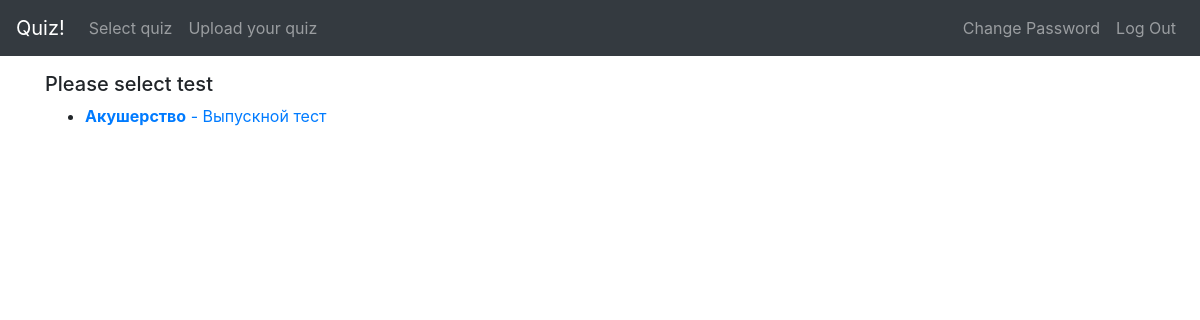
/quiz/select (signed in), run on an earlier commit of the app's database.
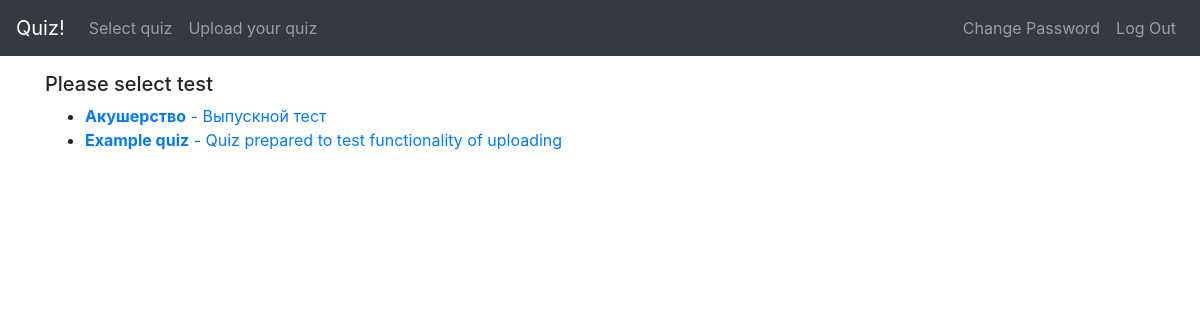
And on a later commit of the database.
### quiz/models.py (models this page shows, shortened)
class Quizzes(models.Model):
    name = models.TextField(unique = True, max_length = 250)
    url_name = models.SlugField(unique = True)
    description = models.TextField()
    max_weight = models.FloatField(null = True)
    initial_weight = models.FloatField(null = True)

### quiz/views.py (the view)
# urls.py: path('select', views.select, name = 'select'),
@login_required
def select(request):
    quizzes = Quizzes.objects.all()
    context_dict = {'quizzes': quizzes}
    return render(request, 'quiz/select.html', context_dict)

### templates/quiz/select.html
{% extends 'quiz/base.html' %}
{% load staticfiles %}
{% block body %}
<h1 class="h5">Please select test</h1>
<ul>
{% for quiz in quizzes %}
    <li><a href="/quiz/{{ quiz.url_name }}"><b>{{ quiz.name }}</b> - {{ quiz.description }}</a></li>
{% endfor %}
</ul>
{% endblock %}

### templates/quiz/base.html (shortened to what this page needs)
<!doctype html>
{% load staticfiles %}
<html lang="en">
  <head>
    <link rel="stylesheet" href="https://stackpath.bootstrapcdn.com/bootstrap/4.3.1/css/bootstrap.min.css">
    <link href="http://getbootstrap.com/examples/sticky-footer-navbar/sticky-footer-navbar.css" rel="stylesheet">
  </head>
  <body>
    <header>
      <nav class="navbar navbar-expand-md navbar-dark fixed-top bg-dark">
        <a class="navbar-brand" href="{% url 'quiz:index' %}">{% block brand %}Quiz!{% endblock %}</a>
        <div class="collapse navbar-collapse" id="navbarCollapse">
          <ul class="navbar-nav mr-auto">
            {% if user.is_authenticated %}
            <li class="nav-item">
              <a class="nav-link" href="{% url 'quiz:select' %}">Select quiz</a>
            </li>
            <li class="nav-item">
              <a class="nav-link" href="{% url 'quiz:upload' %}">Upload your quiz</a>
            </li>
            {% else %}
              <li class="nav-item">
                <a class="nav-link disabled" href="{% url 'quiz:index' %}">Select quiz</a>
              </li>
            {% endif %}
          </ul>
          <ul class="navbar-nav mr-0">
            {% if user.is_authenticated %}
            <li class="nav-item">
              <a class="nav-link" href="{% url 'auth_password_change' %}">Change Password</a>
            </li>
            <li class="nav-item">
              <a class="nav-link" href="{% url 'auth_logout' %}">Log Out</a>
            </li>
            {% endif %}
          </ul>
        </div>
      </nav>
    </header>
    <main role="main" class="flex-shrink-0">
      <div class="container-fluid mt-5">
        <div class="container pt-4">
          {% block body %}{% endblock %}
        </div>
      </div>
    </main>
  </body>
</html>

What changed in the data, as far as the page shows it:
added Quizzes: name "Example quiz", description "Quiz prepared to test functionality of uploading"
